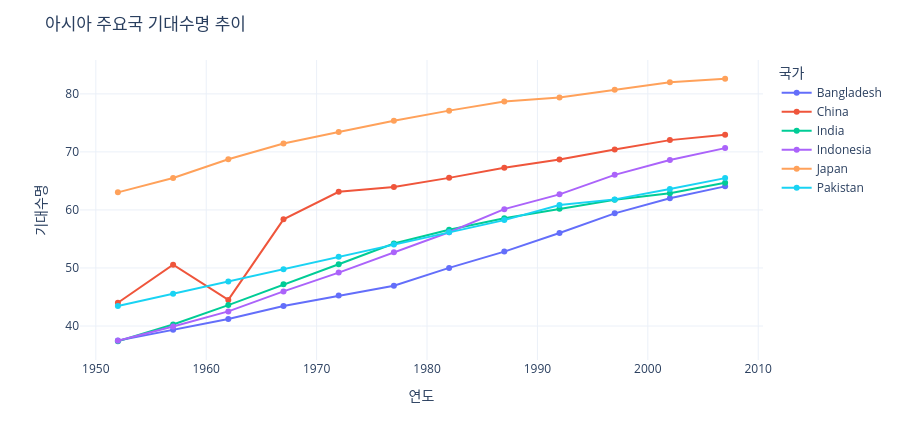

Notebook cell for this chart:
### Markdown cell above
## 6. Line · Area — 추세

### Code cell
asia = gap[gap["continent"] == "Asia"]
top6 = asia.query("year == 2007").nlargest(6, "pop")["country"]

fig = px.line(asia[asia["country"].isin(top6)],
              x="year", y="lifeExp", color="country", markers=True,
              labels={"year": "연도", "lifeExp": "기대수명", "country": "국가"})
fig.update_layout(title="아시아 주요국 기대수명 추이", template="plotly_white", height=440)
fig.write_html(HTML / "5_1.html", include_plotlyjs="cdn")
fig.show()

fig = px.area(asia.groupby(["year", "country"], as_index=False)["pop"].sum(),
              x="year", y="pop", color="country",
              labels={"year": "연도", "pop": "인구"})
fig.update_layout(title="아시아 인구 누적", template="plotly_white",
                  height=440, showlegend=False)
fig.write_html(HTML / "6_1.html", include_plotlyjs="cdn")
fig.show()

### Figure 1 — Plotly figure (JSON) as saved in the notebook; plotly's stock layout.template omitted (floating-point values rounded to 4 significant figures)
{"data": [{"hovertemplate": "국가=Bangladesh<br>연도=%{x}<br>기대수명=%{y}<extra></extra>", "legendgroup": "Bangladesh", "line": {"color": "#636efa", "dash": "solid"}, "marker": {"symbol": "circle"}, "mode": "lines+markers", "name": "Bangladesh", "orientation": "v", "showlegend": true, "type": "scatter", "x": [1952, 1957, 1962, 1967, 1972, 1977, 1982, 1987, 1992, 1997, 2002, 2007], "xaxis": "x", "y": [37.48, 39.35, 41.22, 43.45, 45.25, 46.92, 50.01, 52.82, 56.02, 59.41, 62.01, 64.06], "yaxis": "y"}, {"hovertemplate": "국가=China<br>연도=%{x}<br>기대수명=%{y}<extra></extra>", "legendgroup": "China", "line": {"color": "#EF553B", "dash": "solid"}, "marker": {"symbol": "circle"}, "mode": "lines+markers", "name": "China", "orientation": "v", "showlegend": true, "type": "scatter", "x": [1952, 1957, 1962, 1967, 1972, 1977, 1982, 1987, 1992, 1997, 2002, 2007], "xaxis": "x", "y": [44.0, 50.55, 44.5, 58.38, 63.12, 63.97, 65.53, 67.27, 68.69, 70.43, 72.03, 72.96], "yaxis": "y"}, {"hovertemplate": "국가=India<br>연도=%{x}<br>기대수명=%{y}<extra></extra>", "legendgroup": "India", "line": {"color": "#00cc96", "dash": "solid"}, "marker": {"symbol": "circle"}, "mode": "lines+markers", "name": "India", "orientation": "v", "showlegend": true, "type": "scatter", "x": [1952, 1957, 1962, 1967, 1972, 1977, 1982, 1987, 1992, 1997, 2002, 2007], "xaxis": "x", "y": [37.37, 40.25, 43.6, 47.19, 50.65, 54.21, 56.6, 58.55, 60.22, 61.77, 62.88, 64.7], "yaxis": "y"}, {"hovertemplate": "국가=Indonesia<br>연도=%{x}<br>기대수명=%{y}<extra></extra>", "legendgroup": "Indonesia", "line": {"color": "#ab63fa", "dash": "solid"}, "marker": {"symbol": "circle"}, "mode": "lines+markers", "name": "Indonesia", "orientation": "v", "showlegend": true, "type": "scatter", "x": [1952, 1957, 1962, 1967, 1972, 1977, 1982, 1987, 1992, 1997, 2002, 2007], "xaxis": "x", "y": [37.47, 39.92, 42.52, 45.96, 49.2, 52.7, 56.16, 60.14, 62.68, 66.04, 68.59, 70.65], "yaxis": "y"}, {"hovertemplate": "국가=Japan<br>연도=%{x}<br>기대수명=%{y}<extra></extra>", "legendgroup": "Japan", "line": {"color": "#FFA15A", "dash": "solid"}, "marker": {"symbol": "circle"}, "mode": "lines+markers", "name": "Japan", "orientation": "v", "showlegend": true, "type": "scatter", "x": [1952, 1957, 1962, 1967, 1972, 1977, 1982, 1987, 1992, 1997, 2002, 2007], "xaxis": "x", "y": [63.03, 65.5, 68.73, 71.43, 73.42, 75.38, 77.11, 78.67, 79.36, 80.69, 82.0, 82.6], "yaxis": "y"}, {"hovertemplate": "국가=Pakistan<br>연도=%{x}<br>기대수명=%{y}<extra></extra>", "legendgroup": "Pakistan", "line": {"color": "#19d3f3", "dash": "solid"}, "marker": {"symbol": "circle"}, "mode": "lines+markers", "name": "Pakistan", "orientation": "v", "showlegend": true, "type": "scatter", "x": [1952, 1957, 1962, 1967, 1972, 1977, 1982, 1987, 1992, 1997, 2002, 2007], "xaxis": "x", "y": [43.44, 45.56, 47.67, 49.8, 51.93, 54.04, 56.16, 58.24, 60.84, 61.82, 63.61, 65.48], "yaxis": "y"}], "layout": {"height": 440, "legend": {"title": {"text": "국가"}, "tracegroupgap": 0}, "margin": {"t": 60}, "title": {"text": "아시아 주요국 기대수명 추이"}, "xaxis": {"anchor": "y", "domain": [0.0, 1.0], "title": {"text": "연도"}}, "yaxis": {"anchor": "x", "domain": [0.0, 1.0], "title": {"text": "기대수명"}}}}
